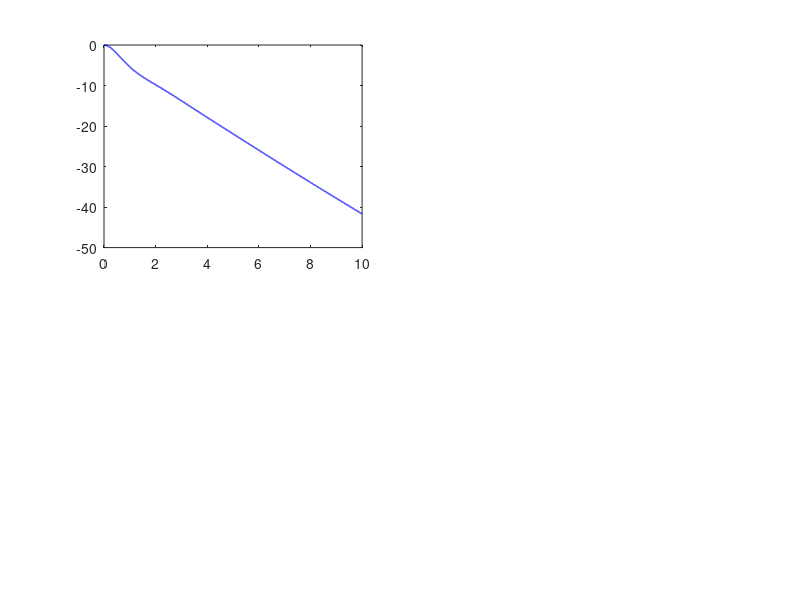

Reproduce this figure in MATLAB. (Note: this script raises an error after producing the figure.)
A_long_initial= [0.000e+00    9.000e+02    0.000e+00   -9.000e+02    0.000e+00    0.000e+00    0.000e+00; 
                0.000e+00    0.000e+00    0.000e+00    0.000e+00    1.000e+00    0.000e+00    0.000e+00; 
                2.420e-04   -3.217e+01   -1.718e-02    6.397e+01    5.824e-01    1.570e-03    5.250e-01; 
                1.118e-06   -1.748e-13   -7.940e-05   -1.349e+00    9.322e-01   -3.239e-09   -2.833e-03; 
                2.235e-20    0.000e+00   -1.586e-18   -5.916e+00   -1.819e+00    0.000e+00   -4.351e-01; 
                0.000e+00    0.000e+00    0.000e+00    0.000e+00    0.000e+00   -1.000e+00    0.000e+00; 
                0.000e+00    0.000e+00    0.000e+00    0.000e+00    0.000e+00    0.000e+00   -2.020e+01];
      
%Eliminating h (the first state in the original A matrix)

A_long_initial_corrected= [A_long_initial(2, 2:end);
                           A_long_initial(3, 2:end);
                           A_long_initial(4, 2:end);
                           A_long_initial(5, 2:end);
                           A_long_initial(6, 2:end);
                           A_long_initial(7, 2:end)];                
               

%% -------------- Eliminating elevator actuator d_e and engine dynamics d_t
%from A and keep only u_el as input -------------------------------

A_long_a_c= [A_long_initial_corrected(1,1:4);
             A_long_initial_corrected(2,1:4);
             A_long_initial_corrected(3,1:4);
             A_long_initial_corrected(4,1:4)]
         
B_long_a_c= [A_long_initial_corrected(1:4,6)]

A_complete= [[A_long_a_c; [0 0 0 0]],[B_long_a_c; -20.2]];  


C_long_initial = [1.000e+00    0.000e+00    0.000e+00    0.000e+00    0.000e+00    0.000e+00    0.000e+00; 
                  0.000e+00    5.730e+01    0.000e+00    0.000e+00    0.000e+00    0.000e+00    0.000e+00; 
                  0.000e+00    0.000e+00    1.000e+00    0.000e+00    0.000e+00    0.000e+00    0.000e+00; 
                  0.000e+00    0.000e+00    0.000e+00    5.730e+01    0.000e+00    0.000e+00    0.000e+00; 
                  0.000e+00    0.000e+00    0.000e+00    0.000e+00    5.730e+01    0.000e+00    0.000e+00]; 

C_long_a_c = [C_long_initial(2:end,2), C_long_initial(2:end,3),C_long_initial(2:end,4),C_long_initial(2:end,5)] %corrected for altitude


D_long_initial= [0.000e+00    0.000e+00; 
             0.000e+00    0.000e+00; 
             0.000e+00    0.000e+00; 
             0.000e+00    0.000e+00; 
             0.000e+00    0.000e+00]; 
         
D_long_a_c= D_long_initial(2:end,1)
 
sys = ss(A_long_a_c,B_long_a_c,C_long_a_c,D_long_a_c);
 
 
 %% Determining the motion characteristics of the phugoid and short period
 [wn,zeta, poles] = damp(sys)
 
 
 wn_phugoid = wn(1);
 zeta_phugoid = zeta(1);
 T_1_2_phugoid = log(0.5)/real(poles(1));
 P_phugoid = 2*pi/imag(poles(1));
 
 
 wn_short_period= wn(3);
 zeta_short_period= zeta(3);
 T_1_2_short_period = log(0.5)/real(poles(3));
 P_short_period = 2*pi/imag(poles(3));
 
 
 %% ------------------------- Plotting ------------------------------
 dt = 0.001;
 initial_values = [0 , 900, 0 , 0];
  
 output_names = ['Pitch Angle - \theta [ \circ ]', "Velocity - V_t [ft/s]" ,"Angle of Attack - \alpha [ \circ ]", "Pitch Rate - q [ \circ/s]"];

 %% Short Period
 
 t_short_period = 0:dt:10;
 y_short_period = initial_values+ step(sys, t_short_period);
 
 figure(1)
 for f= 1:4
     set(gca,'FontSize',17);
     subplot(2,2,f);
     plot(t_short_period, y_short_period(:,f), 'b-', 'LineWidth',1.1);
     xline(T_1_2_short_period,'--r','T_{1/2}','LineWidth',2, 'FontSize',15);
     xline(P_short_period,'--k','P','LineWidth',2, 'FontSize',15);
     grid on;
     hold on;
     set(gca,'FontSize',17);
     legend('Time Response');
     title(output_names(f));
     xlabel("Time [s]")
     ylabel(output_names(f));
 end
 sgtitle('Short Period','FontSize',25)
 
 %% Phugoid
 
 t_phugoid = 0:dt:800;
 y_phugoid = initial_values + step(sys, t_phugoid);
 
 figure(2)
 for f= 1:4
     set(gca,'FontSize',17);
     subplot(2,2,f);
     plot(t_phugoid, y_phugoid(:,f), 'b-', 'LineWidth',1.1);
     xline(T_1_2_phugoid,'--r','T_{1/2}','LineWidth',2, 'FontSize',15);
     xline(P_phugoid,'--k','P','LineWidth',2, 'FontSize',15);
     grid on;
     hold on;
     set(gca,'FontSize',17);
     legend('Time Response');
     title(output_names(f));
     xlabel("Time [s]")
     ylabel(output_names(f));
 end
 sgtitle('Phugoid','FontSize',25)
 
